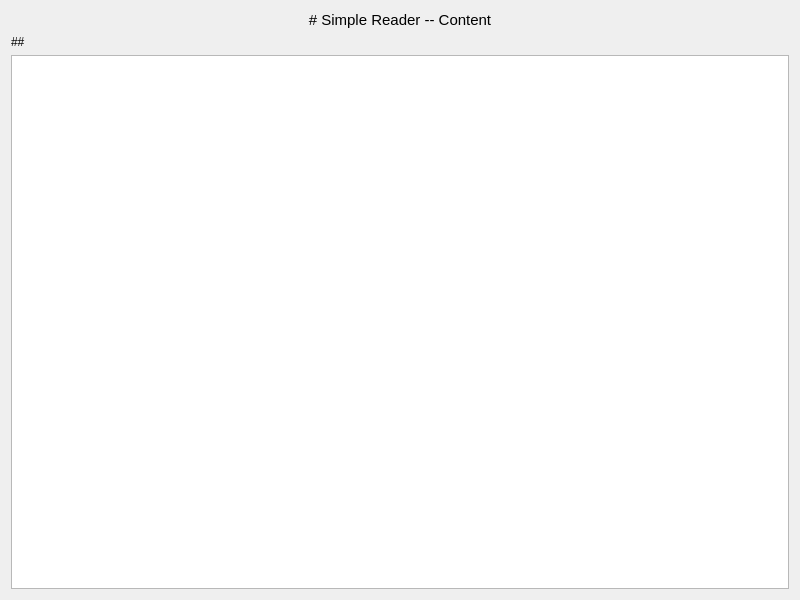
<?xml version="1.0" encoding="UTF-8"?>
<ui version="4.0">
    <class>Form</class>
    <widget class="QWidget" name="Form">
        <property name="geometry">
            <rect>
                <x>0</x>
                <y>0</y>
                <width>800</width>
                <height>600</height>
            </rect>
        </property>
        <property name="windowTitle">
            <string>Form</string>
        </property>
        <layout class="QHBoxLayout" name="horizontalLayout">
            <item>
                <layout class="QVBoxLayout" name="verticalLayout">
                    <item>
                        <widget class="QLabel" name="label">
                            <property name="font">
                                <font>
                                    <pointsize>11</pointsize>
                                </font>
                            </property>
                            <property name="text">
                                <string># Simple Reader -- Content</string>
                            </property>
                            <property name="textFormat">
                                <enum>Qt::MarkdownText</enum>
                            </property>
                            <property name="alignment">
                                <set>Qt::AlignCenter</set>
                            </property>
                        </widget>
                    </item>
                    <item>
                        <widget class="QLabel" name="ChapterLabel">
                            <property name="text">
                                <string>##</string>
                            </property>
                            <property name="textFormat">
                                <enum>Qt::MarkdownText</enum>
                            </property>
                        </widget>
                    </item>
                    <item>
                        <widget class="QPlainTextEdit" name="ContentTextEdit">
                            <property name="font">
                                <font>
                                    <pointsize>11</pointsize>
                                </font>
                            </property>
                            <property name="readOnly">
                                <bool>true</bool>
                            </property>
                            <property name="plainText">
                                <string/>
                            </property>
                        </widget>
                    </item>
                </layout>
            </item>
        </layout>
    </widget>
    <resources/>
    <connections/>
</ui>
